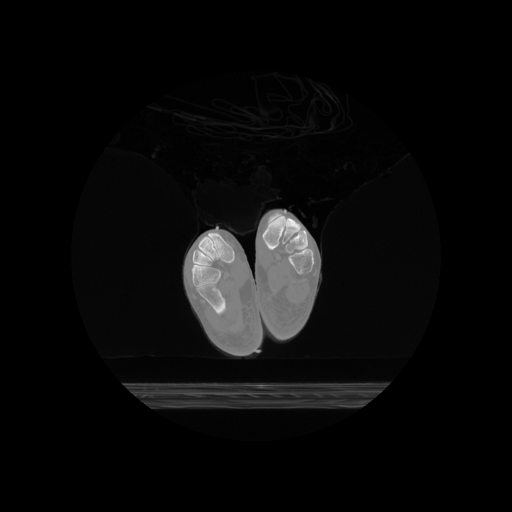
#> input picture data/dcm/VHFCT1mm-Ankle (100).dcm, 512 x 512 px, found by its file name; its folder holds only this picture in this run
$ python process_canny.py
#> lines starting #> are read from the running program, lines starting #| are printed output that depends on the picture; after the words box and inside, x2 and y2 are one past the last pixel; in counts of white or black regions, pixels touching at a corner belong together
#!/usr/bin/env python3
import os, json
import cv2, pydicom
import numpy as np

input_dir = "data/dcm"
output_file = "results/curvature.json"
os.makedirs("results", exist_ok=True)
results = {}

def analyze(fname):
#> called with fname = 'VHFCT1mm-Ankle (100).dcm'
    path = os.path.join(input_dir, fname)
    ds = pydicom.dcmread(path)
    img = ds.pixel_array.astype(np.uint8)
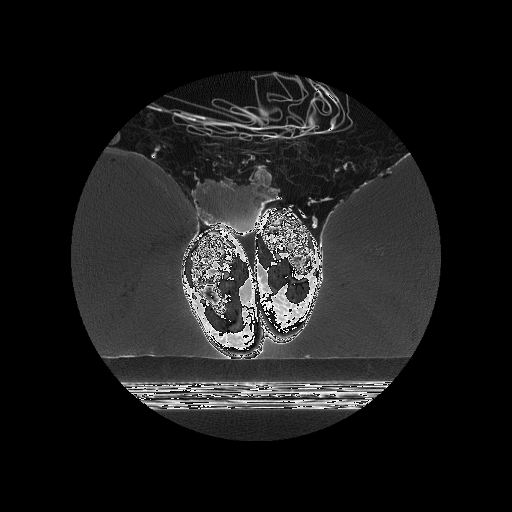
#> img: shape (512, 512); min 0, max 255, mean 27.9
    img = cv2.equalizeHist(img)
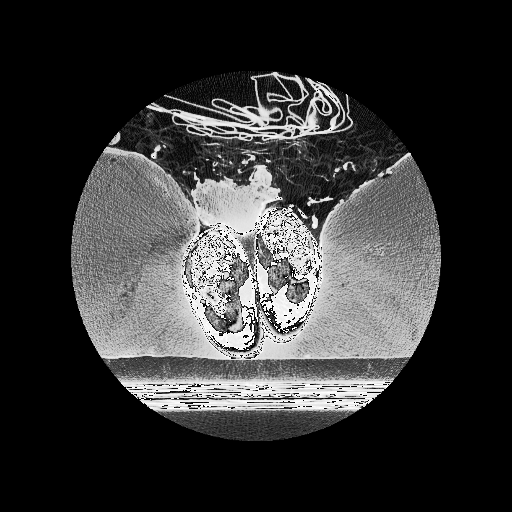
#> img: shape (512, 512); min 0, max 255, mean 53.2
    edges = cv2.Canny(img, 50, 150)
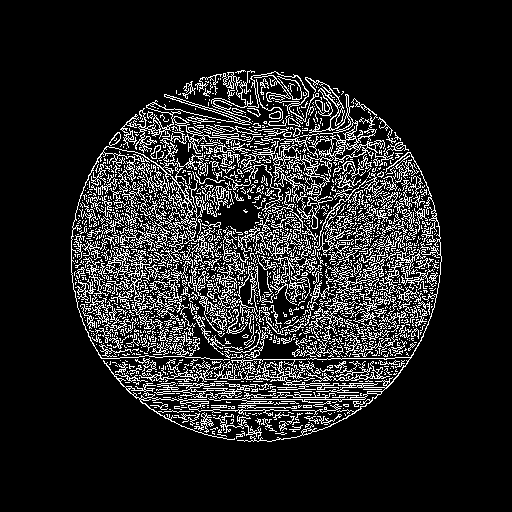
#> edges: shape (512, 512); 13.8% white in thin lines or dots, all inside (x1, y1, x2, y2) = (71, 70, 442, 442)
    cnts, _ = cv2.findContours(edges, cv2.RETR_EXTERNAL, cv2.CHAIN_APPROX_NONE)
#> cnts = 1578 contours, 1478 with area under 20; largest, box (x1, y1, x2, y2) and area: (241, 77, 409, 229) 1895, (71, 146, 230, 361) 1396, (139, 152, 442, 442) 976, (120, 71, 319, 154) 952, (98, 247, 150, 326) 506
    if not cnts: return None
    cnt = max(cnts, key=cv2.contourArea)
#> cnt = contour of 3040 points, box (x1, y1, x2, y2) (241, 77, 409, 229), area 1895
    (_, _), r = cv2.minEnclosingCircle(cnt)
#> r = 83.79
    return round(float(r), 2), round(1/float(r), 5)

print("[*] 곡률 분석 시작")
for fname in os.listdir(input_dir):
    if not fname.endswith(".dcm"): continue
    try:
        print(f" → {fname}")
        radius, curvature = analyze(fname)
#> radius = 83.79; curvature = 0.0119
        results[fname] = {
            "radius": radius,
            "curvature": curvature
        }
    except Exception as e:
        print(f"  ⚠️ 분석 실패: {fname} ({e})")

with open(output_file, "w") as f:
    json.dump(results, f, indent=2)
print(f"[✓] 총 {len(results)}개 슬라이스 분석 완료 → {output_file}")
#| [✓] 총 1개 슬라이스 분석 완료 → results/curvature.json
